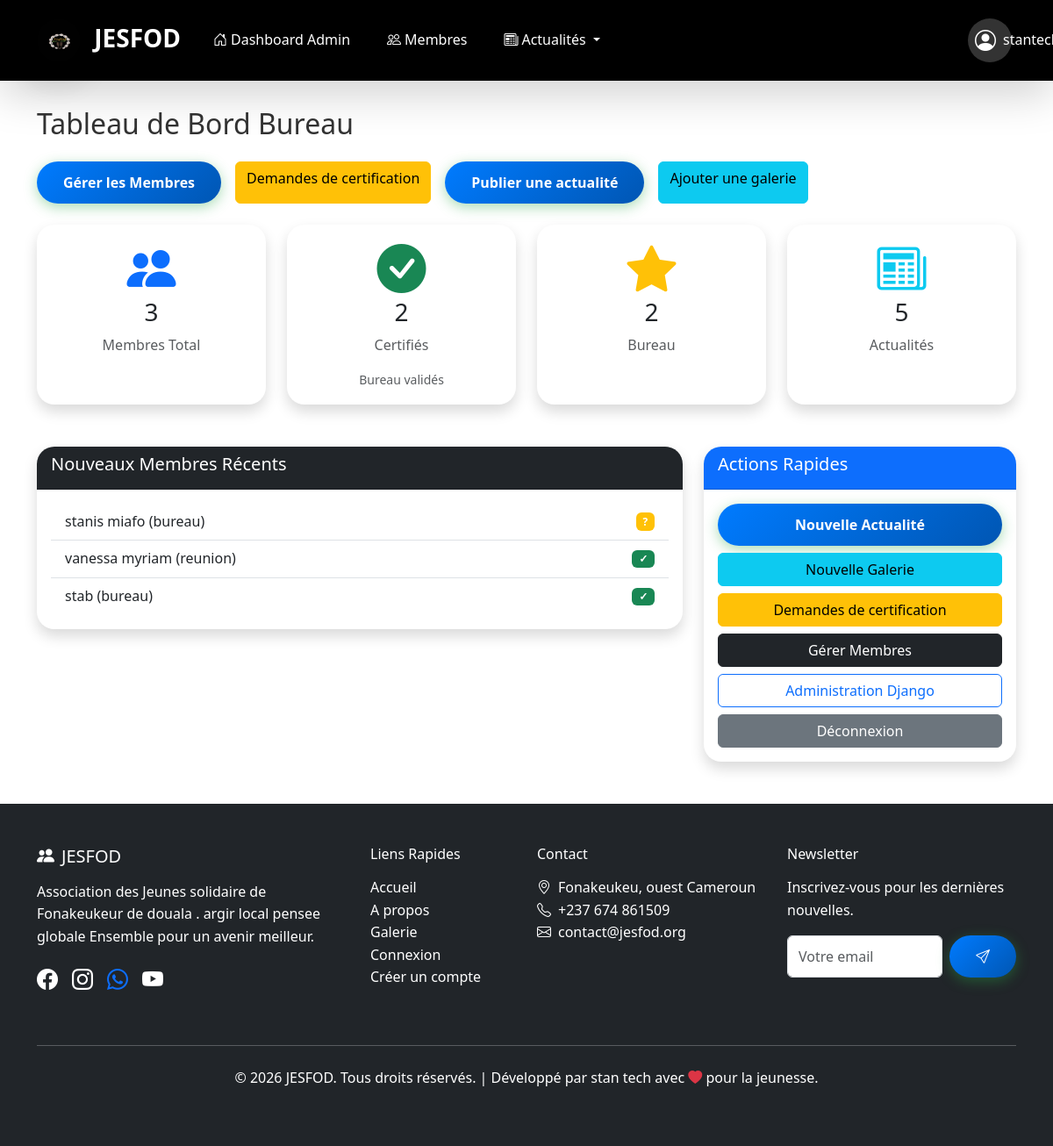
The app's page /adminjesfod/ (signed in), older data.
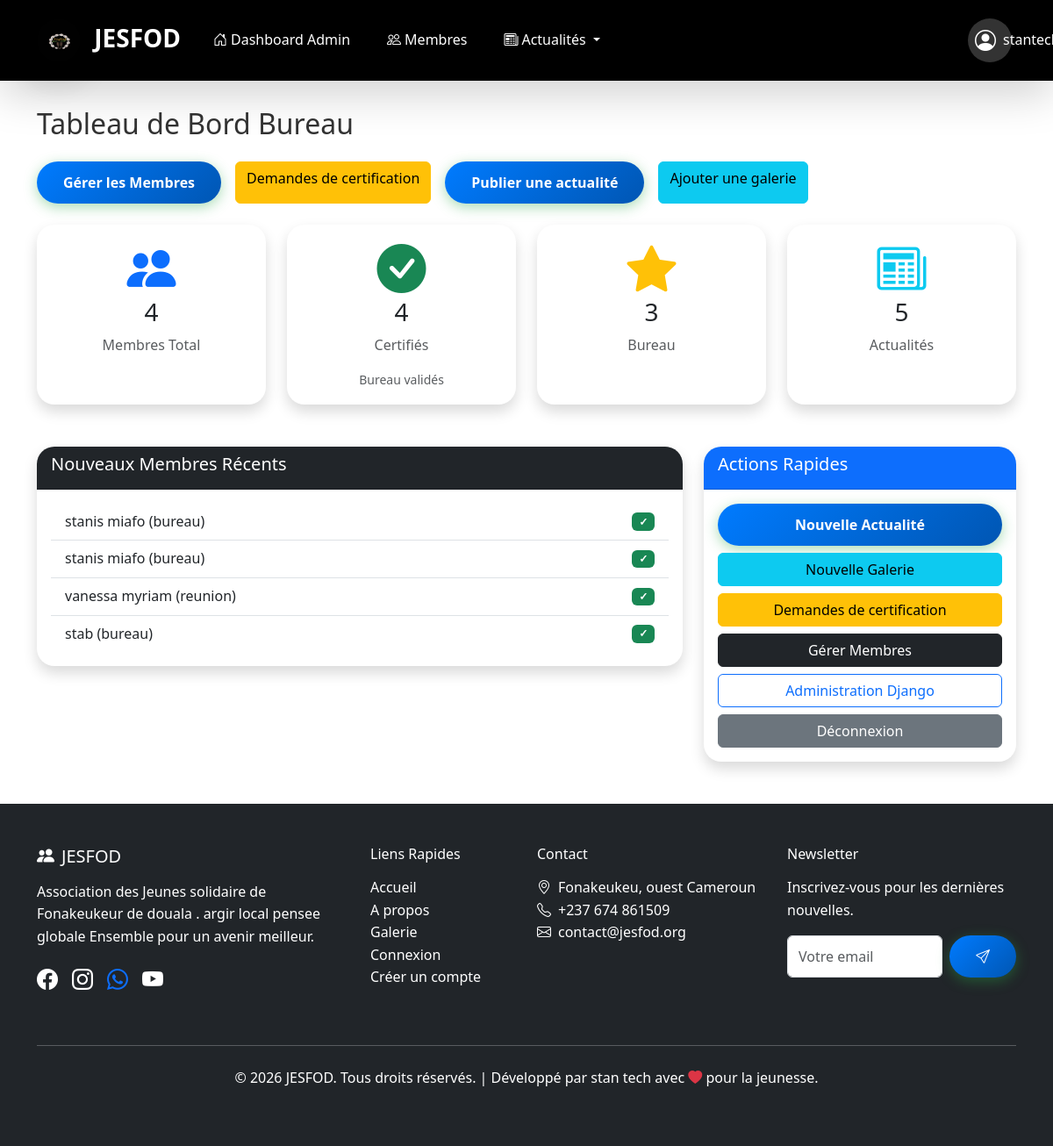
The same page, newer data.
### menber_JESFOD/models.py (models this page shows, shortened)
class Member(models.Model):
    ROLE_CHOICES = [
        ('bureau', 'Bureau Member'),
        ('reunion', 'Reunion Member'),
    ]
    SCHOOL_LEVEL_CHOICES = [
        ('primaire', 'Primaire'),
        ('college', 'Collège'),
        ('lycee', 'Lycée'),
        ('universite', 'Université'),
        ('master', 'Master'),
        ('doctorat', 'Doctorat'),
    ]
    user = models.OneToOneField(User, on_delete=models.CASCADE)
    name = models.CharField(max_length=100)
    email = models.EmailField()
    phone = models.CharField(max_length=20)
    address = models.TextField(blank=True)
    profile_photo = models.ImageField(upload_to='profiles/', blank=True, null=True)
    school_level = models.CharField(max_length=20, choices=SCHOOL_LEVEL_CHOICES, blank=True)
    role = models.CharField(max_length=10, choices=ROLE_CHOICES, default='reunion')
    is_certified = models.BooleanField(default=False)
    certification_date = models.DateTimeField(null=True, blank=True)
    activities = models.TextField(blank=True, help_text="Activités et responsabilités du membre")
    @property
    def is_bureau(self):
        return self.role == 'bureau'

### admin_JESFOD/views.py (the view)
# urls.py: path('', views.admin_dashboard, name='admin_dashboard'),
@login_required
@bureau_required
def admin_dashboard(request):
    total_members = Member.objects.count()
    certified_members = Member.objects.filter(is_certified=True).count()
    bureau_members = Member.objects.filter(role='bureau').count()
    total_news = News.objects.count()
    recent_members = Member.objects.order_by('-user__date_joined')[:5]
    context = {
        'total_members': total_members,
        'certified_members': certified_members,
        'bureau_members': bureau_members,
        'total_news': total_news,
        'recent_members': recent_members,
        'is_admin_page': True
    }
    return render(request, 'admin_JESFOD/dashboard.html', context)

### admin_JESFOD/views.py (called while the page is built)
def is_bureau(user):
    try:
        member = Member.objects.get(user=user)
        return member.is_bureau
    except Member.DoesNotExist:
        return False

### admin_JESFOD/templates/admin_JESFOD/dashboard.html (shortened to what this page needs)
{% extends 'base.html' %}
{% block content %}
<div class="container mt-5">
  <h2 class="mb-4">Tableau de Bord Bureau</h2>
  <div class="d-flex flex-wrap gap-3 mb-4">
    <a href="{% url 'member_list' %}" class="btn btn-primary">Gérer les Membres</a>
    <a href="{% url 'pending_certifications' %}" class="btn btn-warning">Demandes de certification</a>
    <a href="{% url 'news_create' %}" class="btn btn-success">Publier une actualité</a>
    <a href="{% url 'gallery_create' %}" class="btn btn-info">Ajouter une galerie</a>
  </div>
  <div class="row g-4 mb-5">
    <div class="col-md-3">
      <div class="card text-center shadow h-100">
        <div class="card-body">
          <i class="bi bi-people-fill display-4 text-primary mb-3"></i>
          <h3>{{ total_members }}</h3>
          <p class="text-muted">Membres Total</p>
        </div>
      </div>
    </div>
    <div class="col-md-3">
      <div class="card text-center shadow h-100">
        <div class="card-body">
          <i class="bi bi-check-circle-fill display-4 text-success mb-3"></i>
          <h3>{{ certified_members }}</h3>
          <p class="text-muted">Certifiés</p>
          <small class="text-muted d-block mt-2">Bureau validés</small>
        </div>
      </div>
    </div>
    <div class="col-md-3">
      <div class="card text-center shadow h-100">
        <div class="card-body">
          <i class="bi bi-star-fill display-4 text-warning mb-3"></i>
          <h3>{{ bureau_members }}</h3>
          <p class="text-muted">Bureau</p>
        </div>
      </div>
    </div>
    <div class="col-md-3">
      <div class="card text-center shadow h-100">
        <div class="card-body">
          <i class="bi bi-newspaper display-4 text-info mb-3"></i>
          <h3>{{ total_news }}</h3>
          <p class="text-muted">Actualités</p>
        </div>
      </div>
    </div>
  </div>
  <div class="row">
    <div class="col-md-8">
      <div class="card shadow">
        <div class="card-header bg-dark text-white">
          <h5>Nouveaux Membres Récents</h5>
        </div>
        <div class="card-body">
          <ul class="list-group list-group-flush">
            {% for member in recent_members %}
              <li class="list-group-item d-flex justify-content-between align-items-center">
                {{ member.name }} ({{ member.role }})
                <span class="badge {{ member.is_certified|yesno:'bg-success,bg-warning' }}">{{ member.is_certified|yesno:'✓,?' }}</span>
              </li>
            {% empty %}
              <li class="list-group-item text-muted">Aucun nouveau membre</li>
            {% endfor %}
          </ul>
        </div>
      </div>
    </div>
    <div class="col-md-4">
      <div class="card shadow">
        <div class="card-header bg-primary text-white">
          <h5>Actions Rapides</h5>
        </div>
        <div class="card-body">
          <a href="{% url 'news_create' %}" class="btn btn-success w-100 mb-2">Nouvelle Actualité</a>
          <a href="{% url 'gallery_create' %}" class="btn btn-info w-100 mb-2">Nouvelle Galerie</a>
          <a href="{% url 'pending_certifications' %}" class="btn btn-warning w-100 mb-2">Demandes de certification</a>
          <a href="{% url 'member_list' %}" class="btn btn-dark w-100 mb-2">Gérer Membres</a>
          <a href="/admin/" class="btn btn-outline-primary w-100 mb-2">Administration Django</a>
          <a href="{% url 'logout' %}" class="btn btn-secondary w-100">Déconnexion</a>
        </div>
      </div>
    </div>
  </div>
</div>
{% endblock %}

Row changes from the older to the newer data that the page shows:
added Member: name "stanis miafo", role "bureau", is_certified "✓"
changed Member (number 2 of 4 on the later page): is_certified "?" → "✓"
Text that changed along with them:
{{ total_members }}: "3" → "4"
{{ certified_members }}: "2" → "4"
{{ bureau_members }}: "2" → "3"
